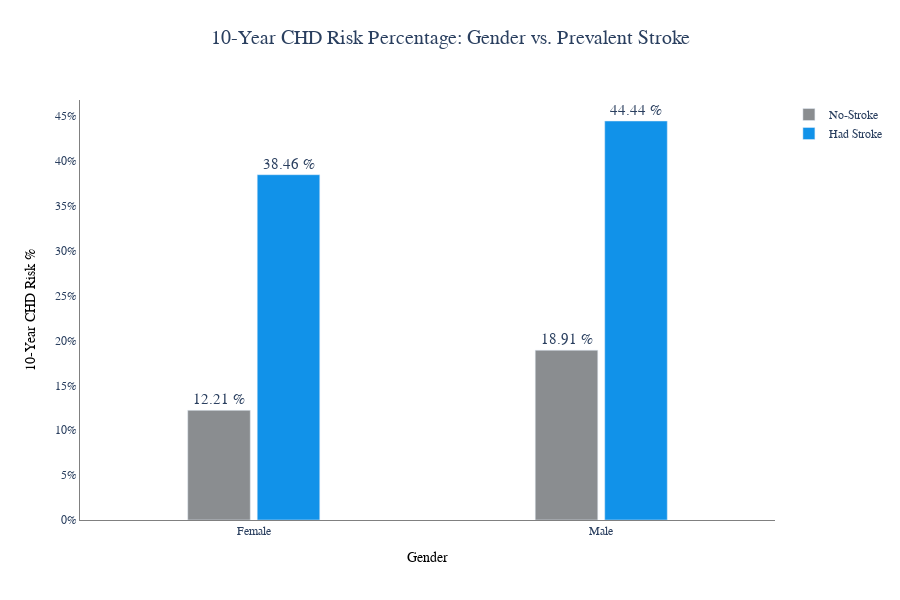

This figure's notebook cell:
### Code cell
bar_chart(
    grouped_chd_pstro,
    "male",
    "per",
    txt = "annotation_per",
    labls = {'male': 'Gender', 'prevalentStroke': 'Prevalent Stroke', 'per': 'CHD Risk', "annotation_per": "False"},
    hover={"annotation_per":False},
    colors =['#8A8D90','#1192e9'] ,
    height=600,
    width=900,
    ttle="10-Year CHD Risk Percentage: Gender vs. Prevalent Stroke",
    xtitle="Gender" ,
    ytitle="10-Year CHD Risk %" ,
    colour='prevalentStroke', 
    bg=0.6, 
    bgg=0.1,
    yscale = False,
    yscale_percentage=True
)

### Figure 1 — Plotly figure (JSON) as saved in the notebook; plotly's stock layout.template omitted (floating-point values rounded to 4 significant figures)
{"data": [{"alignmentgroup": "True", "customdata": [["12.21 %"], ["18.91 %"]], "hovertemplate": "Prevalent Stroke=No-Stroke<br>Gender=%{x}<br>CHD Risk=%{y}<extra></extra>", "legendgroup": "No-Stroke", "marker": {"color": "#8A8D90", "pattern": {"shape": ""}}, "name": "No-Stroke", "offsetgroup": "No-Stroke", "orientation": "v", "showlegend": true, "text": ["12.21 %", "18.91 %"], "textfont": {"size": 15}, "textposition": "outside", "type": "bar", "x": ["Female", "Male"], "xaxis": "x", "y": [0.1221, 0.1891], "yaxis": "y"}, {"alignmentgroup": "True", "customdata": [["38.46 %"], ["44.44 %"]], "hovertemplate": "Prevalent Stroke=Had Stroke<br>Gender=%{x}<br>CHD Risk=%{y}<extra></extra>", "legendgroup": "Had Stroke", "marker": {"color": "#1192e9", "pattern": {"shape": ""}}, "name": "Had Stroke", "offsetgroup": "Had Stroke", "orientation": "v", "showlegend": true, "text": ["38.46 %", "44.44 %"], "textfont": {"size": 15}, "textposition": "outside", "type": "bar", "x": ["Female", "Male"], "xaxis": "x", "y": [0.3846, 0.4444], "yaxis": "y"}], "layout": {"bargap": 0.6, "bargroupgap": 0.1, "barmode": "group", "font": {"family": "Arial", "size": 14}, "height": 600, "legend": {"font": {"size": 12}, "title": {}, "tracegroupgap": 0}, "plot_bgcolor": "white", "title": {"font": {"size": 20}, "text": "10-Year CHD Risk Percentage: Gender vs. Prevalent Stroke", "x": 0.5, "xanchor": "center", "y": 0.95, "yanchor": "top"}, "width": 900, "xaxis": {"anchor": "y", "autorange": true, "domain": [0, 1], "gridcolor": "lightgray", "linecolor": "gray", "range": [-0.5, 1.5], "showgrid": false, "showline": true, "tickfont": {"size": 12}, "title": {"font": {"color": "black", "size": 14}, "text": "Gender"}, "type": "category", "zeroline": true}, "yaxis": {"anchor": "x", "autorange": true, "domain": [0, 1], "linecolor": "gray", "range": [0, 0.4678], "showgrid": true, "showline": true, "tickfont": {"size": 12}, "tickformat": ".0%", "title": {"font": {"color": "black", "size": 14}, "text": "10-Year CHD Risk %"}, "type": "linear", "zeroline": true}}}
